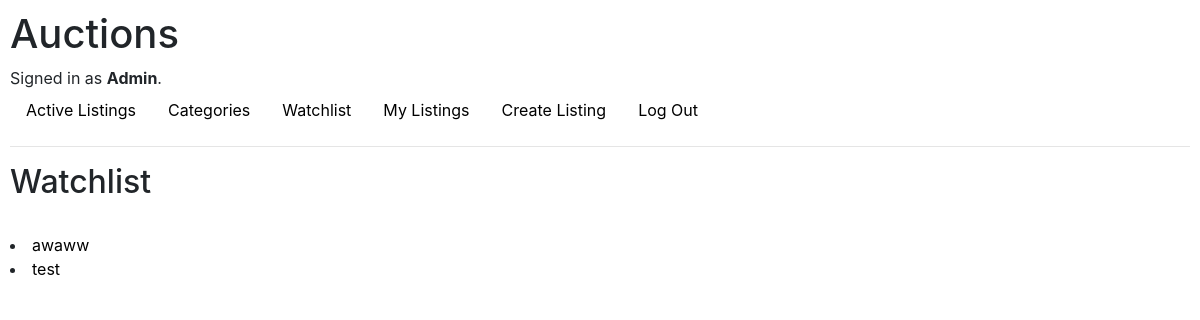
The page /my_listings (signed in) on the database as committed earlier.
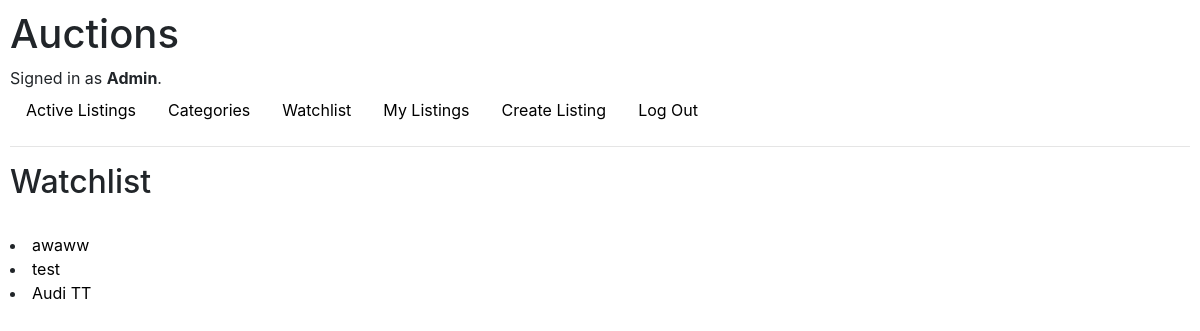
The same page on the database as committed later.
### auctions/models.py (models this page shows, shortened)
class User(AbstractUser):
    pass

class Listing(models.Model):
    owner = models.ForeignKey(User, on_delete=models.CASCADE, related_name="Listings")
    title = models.CharField(max_length=64)
    description = models.CharField(max_length=200)
    image = models.ImageField(upload_to="listing_images", blank=True)
    categories = models.ManyToManyField(Category, related_name="listings")
    starting_price = models.FloatField()
    watchlisted = models.ManyToManyField(User, related_name="watchlist", null=True, blank=True)
    creation_date_time = models.DateTimeField(auto_now_add=True)
    active = models.BooleanField()

### auctions/views.py (the view)
# urls.py: path("my_listings", views.my_listings, name="my_listings"),
@login_required(login_url="login")
def my_listings(request):
    noResults = False
    id = request.user.id
    listingObjects = Listing.objects.filter(owner_id = id)
    listings = make_listing_touple(listingObjects)
    if len(listings) == 0:
        noResults = True
    return render(request, "auctions/watchlist.html", {
        "listings" : listings,
        "noResults" : noResults
    })

### auctions/views.py (called while the page is built)
def make_listing_touple(listingObjects):
    listings = []
    highestBid = None
    for listing in listingObjects:
        highestBid = get_highest_bid(listing)
        listings.append((listing, listing.title.replace(" ", "_"), highestBid))
        highestBid = None
    return listings

def get_highest_bid(listing):
    amount = listing.starting_price
    highestBid = None
    for bid in Bid.objects.filter(listing=listing.id):
            try:
                if bid.amount > amount:
                    amount = bid.amount
                    highestBid = bid
            except IndexError:
                pass
    return highestBid

### auctions/templates/auctions/watchlist.html (shortened to what this page needs)
{% extends "auctions/layout.html" %}
{% block body %}
    <h2>Watchlist</h2>
    <br/>
    {% for listing in listings %}
        <li><a href="{% url 'listing' listing.1 %}"> {{ listing.0.title }}</a></li>
    {% endfor %}
{% endblock %}

### auctions/templates/auctions/layout.html (shortened to what this page needs)
{% load static %}
<!DOCTYPE html>
<html lang="en">
    <head>
        <link rel="stylesheet" href="https://stackpath.bootstrapcdn.com/bootstrap/4.4.1/css/bootstrap.min.css">
        <link href="{% static 'auctions/styles.css' %}" rel="stylesheet">
    </head>
    <body>
        <h1>Auctions</h1>
        <div>
            {% if user.is_authenticated %}
                Signed in as <strong>{{ user.username }}</strong>.
            {% else %}
                Not signed in.
            {% endif %}
        </div>
        <ul class="nav">
            <li class="nav-item">
                <a class="nav-link" href="{% url 'index' %}">Active Listings</a>
            </li>
            <li>
                <a class="nav-link" href="{% url 'categories' %}">Categories</a>
            </li>
            {% if user.is_authenticated %}
                <li class="nav-item">
                    <a class="nav-link" href="{% url 'watchlist' %}">Watchlist</a>
                </li>
                <li class="nav-item">
                    <a class="nav-link" href="{% url 'my_listings' %}">My Listings</a>
                </li>
                <li class="nav-item">
                    <a class="nav-link" href="{% url 'new' %}">Create Listing</a>
                </li>
                <li class="nav-item">
                    <a class="nav-link" href="{% url 'logout' %}">Log Out</a>
                </li>
            {% endif %}
        </ul>
        <hr>
        {% block body %}
        {% endblock %}
    </body>
</html>

### auctions/static/auctions/styles.css (style rules this page uses)
body { padding: 10px; }
a:link { color: black; }

Rows that differ between the two databases and show on the page:
added Listing: title "Audi TT"
